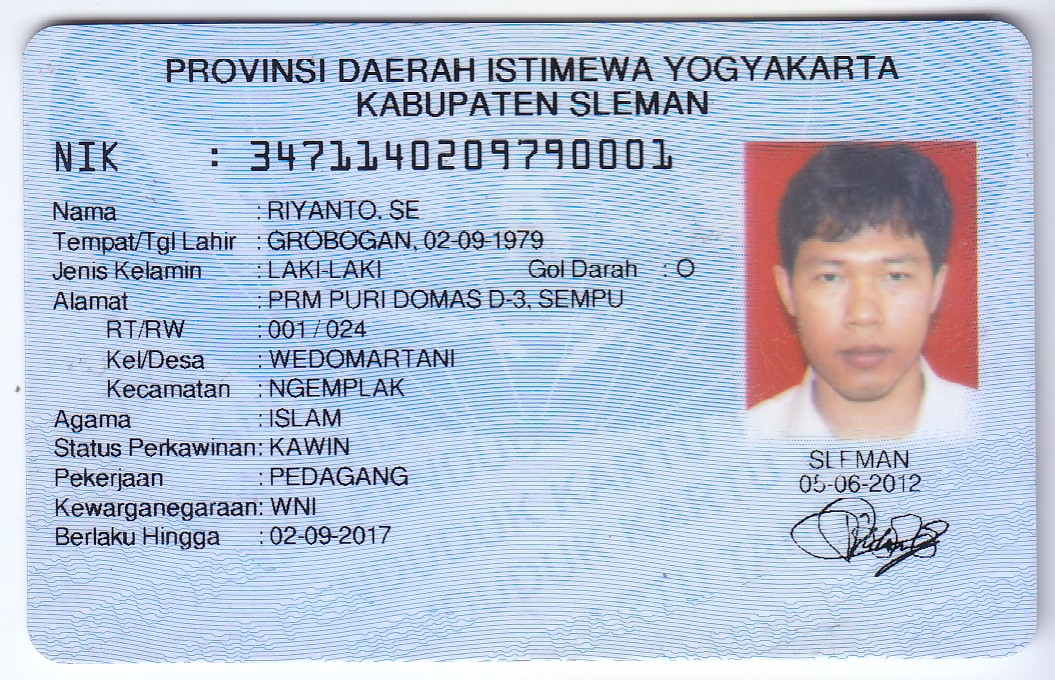
#> input picture images/ktp.png, 1055 x 680 px, given as the content of the folder images/3, which was not available
$ python find-nik.py   (older library calls are emulated)
#> lines starting #> are read from the running program, lines starting #| are printed output that depends on the picture; after the words box and inside, x2 and y2 are one past the last pixel; in counts of white or black regions, pixels touching at a corner belong together; pictures that were not available may be replaced by others from this repository, and a replacement may not be noted
#> further down, image is the input picture: shape (680, 1055, 3); mean B, G, R 214.8, 193.1, 180.6
import cv2
import numpy as np
import os
import pytesseract


def nikFinder(image, img_gray, filename, dir, grl = 0, gro = 0):
#> called with filename = '_only/ktp.png', dir = '3', grl = 0, gro = 0
    rectKernel = cv2.getStructuringElement(cv2.MORPH_RECT, (15, 15))
    tophat = cv2.morphologyEx(img_gray, cv2.MORPH_TOPHAT, rectKernel)

    gradX = cv2.Sobel(tophat, ddepth=cv2.CV_32F, dx=1, dy=0, ksize=-1)
    gradX = np.absolute(gradX)
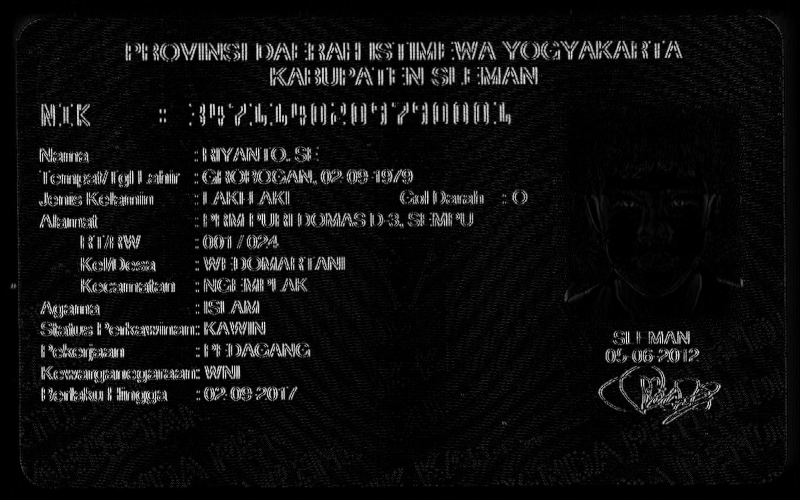
#> gradX: shape (500, 800) float32; min 0, max 3392, mean 210.7; drawn with min black and max white
    (minVal, maxVal) = (np.min(gradX), np.max(gradX))
#> minVal = 0; maxVal = 3392
    gradX = (255 * ((gradX - minVal) / (maxVal - minVal)))
    gradX = gradX.astype("uint8")
    gradX = cv2.morphologyEx(gradX, cv2.MORPH_CLOSE, rectKernel)

    threshGradX = cv2.threshold(gradX, 0, 255, cv2.THRESH_BINARY | cv2.THRESH_OTSU)[1]
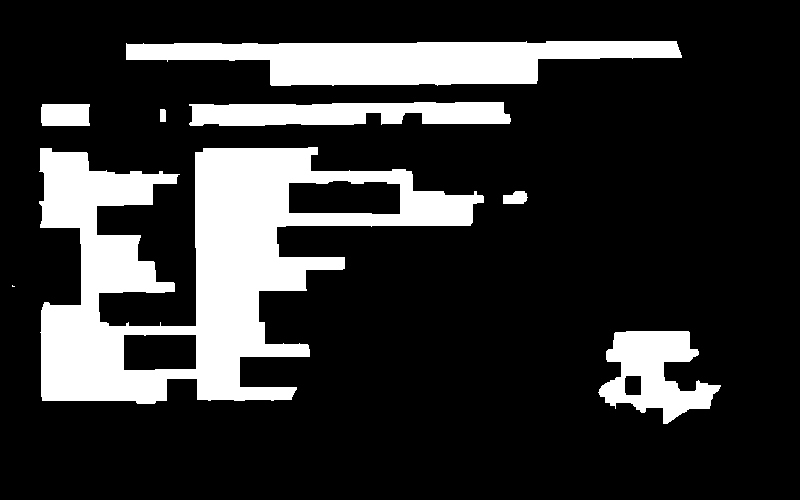
#> threshGradX: shape (500, 800); 19.5% white; 8 white regions (1 under 20 px)
    threshGradX = cv2.morphologyEx(threshGradX, cv2.MORPH_CLOSE, rectKernel)

    threshCnts, hierarchy = cv2.findContours(threshGradX.copy(), cv2.RETR_EXTERNAL, cv2.CHAIN_APPROX_SIMPLE)
#> threshCnts = 8 contours, 1 with area under 20; largest, box (x1, y1, x2, y2) and area: (39, 147, 484, 404) 52804, (126, 41, 682, 86) 15510, (598, 331, 721, 424) 6110, (189, 102, 511, 126) 5988, (41, 104, 90, 126) 987, (503, 191, 528, 204) 226, (160, 109, 166, 122) 60
    cnts = threshCnts
#> cnts has the same summary as threshCnts
    cur_img = image.copy()
    cv2.drawContours(cur_img, cnts, -1, (0, 0, 255), 3)
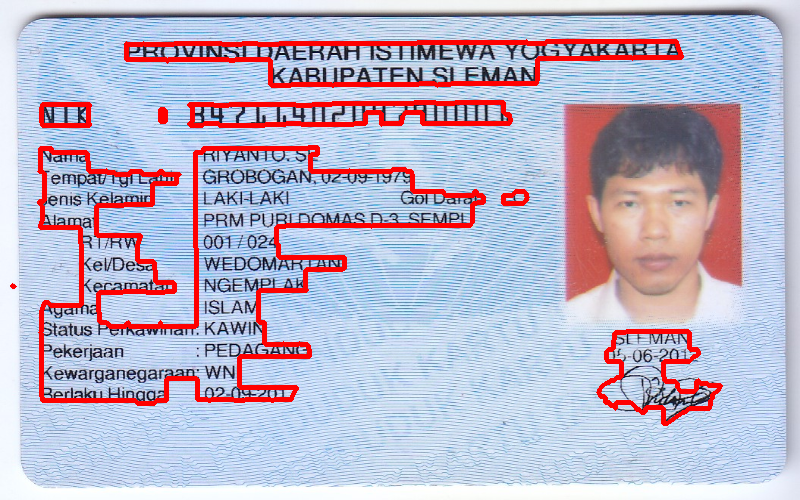
#> cur_img: shape (500, 800, 3); mean B, G, R 202.5, 182.5, 187.3
    copy = image.copy()

    locs = []
    for (i, c) in enumerate(cnts):
        (x, y, w, h) = cv2.boundingRect(c)

        # ar = w / float(h)
        # if ar > 3:
        # if (w > 40 ) and (h > 10 and h < 20):
        if h > 10 and w > 100 and x < 300 and x > 4:
            try:
                crop_img = image[y-4:y+h+4, x-4:x+w+4]
                gray = cv2.cvtColor(crop_img, cv2.COLOR_BGR2GRAY)
                blur = cv2.GaussianBlur(gray, (3, 3), 0)
                # Testing Biodata
                thresh = cv2.threshold(blur, 0, 255, cv2.THRESH_TRUNC + cv2.THRESH_OTSU)[1]

                # Testing NIK
                # thresh = cv2.threshold(blur, 0, 255, cv2.THRESH_BINARY + cv2.THRESH_OTSU)[1]

                # Testing Biodata
                aocra_old = pytesseract.image_to_string(thresh, lang="Arialv2.4", config='--psm 4 --oem 3')
                aocra_latest = pytesseract.image_to_string(thresh, lang="Arialv2.5", config='--psm 4 --oem 3')

                # Testing NIK
                # aocra_old = pytesseract.image_to_string(thresh, lang="OCRA-NEW", config='--psm 7 --oem 3')
                # aocra_latest = pytesseract.image_to_string(thresh, lang="OCRA-11-02-2024v1.4", config='--psm 7 --oem 3')
                whitespace_count = aocra_latest.count(' ')

                newfilename = os.path.splitext(filename)[0]
                newfilename = newfilename.split("images/"+dir+"\\")[-1]
                newfilename = f"{dir}/{dir}-{newfilename}"
                if len(aocra_latest) > 11 and len(aocra_latest) < 20 and whitespace_count <= 0:
                    # writeToFile(aocra_latest, "ocred/"+newfilename, thresh, dir)
                    if resultChecker(aocra_latest, "ground_truth/"+newfilename):
                        grl += 1
                if len(aocra_old) > 11 and len(aocra_old) < 20 and whitespace_count <= 0:
                    # writeToFile(aocra_latest, "ocred/"+newfilename, thresh, dir)
                    if resultChecker(aocra_old, "ground_truth/"+newfilename):
                        gro += 1
                    return grl, gro

                # if len(aocra_old) > 11 and len(aocra_old) < 20 and whitespace_count <= 0:
                # # writeToFile(aocra_old, "ocred/"+newfilename, thresh, dir)
                #     if resultChecker(aocra_old, "ground_truth/"+newfilename):
                #         gro += 1
            except e:
                print("err " + e)
#> this loop made 4 passes
#> (x, y, w, h) on passes 1, 3, 4: (598, 331, 123, 93), (503, 191, 25, 13), (39, 147, 445, 257)
#> (c, x, y, w, h) on pass 2: ([[12, 285], [12, 286], [14, 286], [13, 286]], 12, 285, 3, 2)
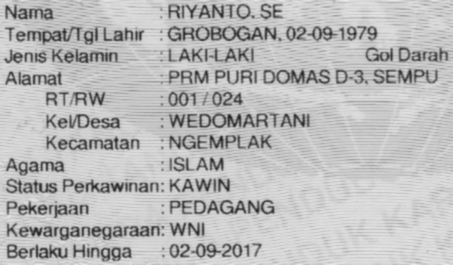
#> blur: shape (265, 453); min 34, max 234, mean 186.4
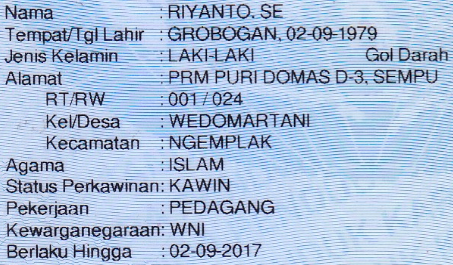
#> crop_img: shape (265, 453, 3); mean B, G, R 217.7, 189.5, 168.3
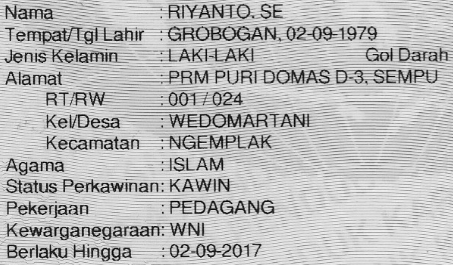
#> gray: shape (265, 453); min 3, max 244, mean 186.4
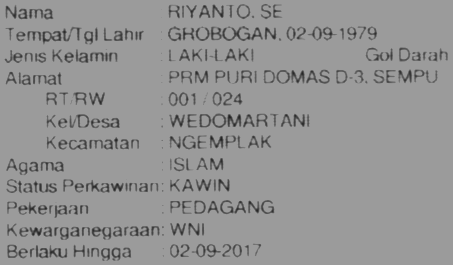
#> thresh: shape (265, 453); min 34, max 155, mean 148
#> after the loop, grl = 0; gro = 0

def writeToFile(ocrResult, filename, img):
    cv2.imwrite(filename+".png", img)
    with open(f"{filename}.gt.txt", "w") as text_file:
        text_file.write(ocrResult)

def resultChecker(ocrResult, filename):
    txt_filename = f"{filename}.gt.txt"

    if os.path.exists(txt_filename):
        with open(txt_filename, 'r') as file:
            expected_result = file.read().strip()
            ocrResult = ocrResult.rstrip('\n')
            return ocrResult.strip() == expected_result
    return False

def listFiles(dir):
    r = []
    for root, dirs, files in os.walk("images/"+dir):
        for name in files:
            r.append(os.path.join(root, name))
    return r

if __name__ == '__main__':
    dirs = ["3"]
    goodResultLatest = 0
    goodResultOld = 0
    for dir in dirs:
        files = listFiles(dir)
        for filename in files:
            try:
                npimg = np.fromfile(filename, dtype='uint8')
                image = cv2.imdecode(npimg, cv2.IMREAD_COLOR)
                image = cv2.resize(image, (50 * 16, 500))
                img_gray = cv2.cvtColor(image, cv2.COLOR_RGB2GRAY)
                rectKernel = cv2.getStructuringElement(cv2.MORPH_RECT, (25, 7))
                blackhat = cv2.morphologyEx(img_gray, cv2.MORPH_BLACKHAT, rectKernel)
                goodResultLatest, goodResultOld = nikFinder(image, blackhat, filename, dir, goodResultLatest, goodResultOld)

            except Exception as e:
                continue
    print(f"Good Result Latest: {str(goodResultLatest)}")
    print(f"Good Result Old: {str(goodResultOld)}")
